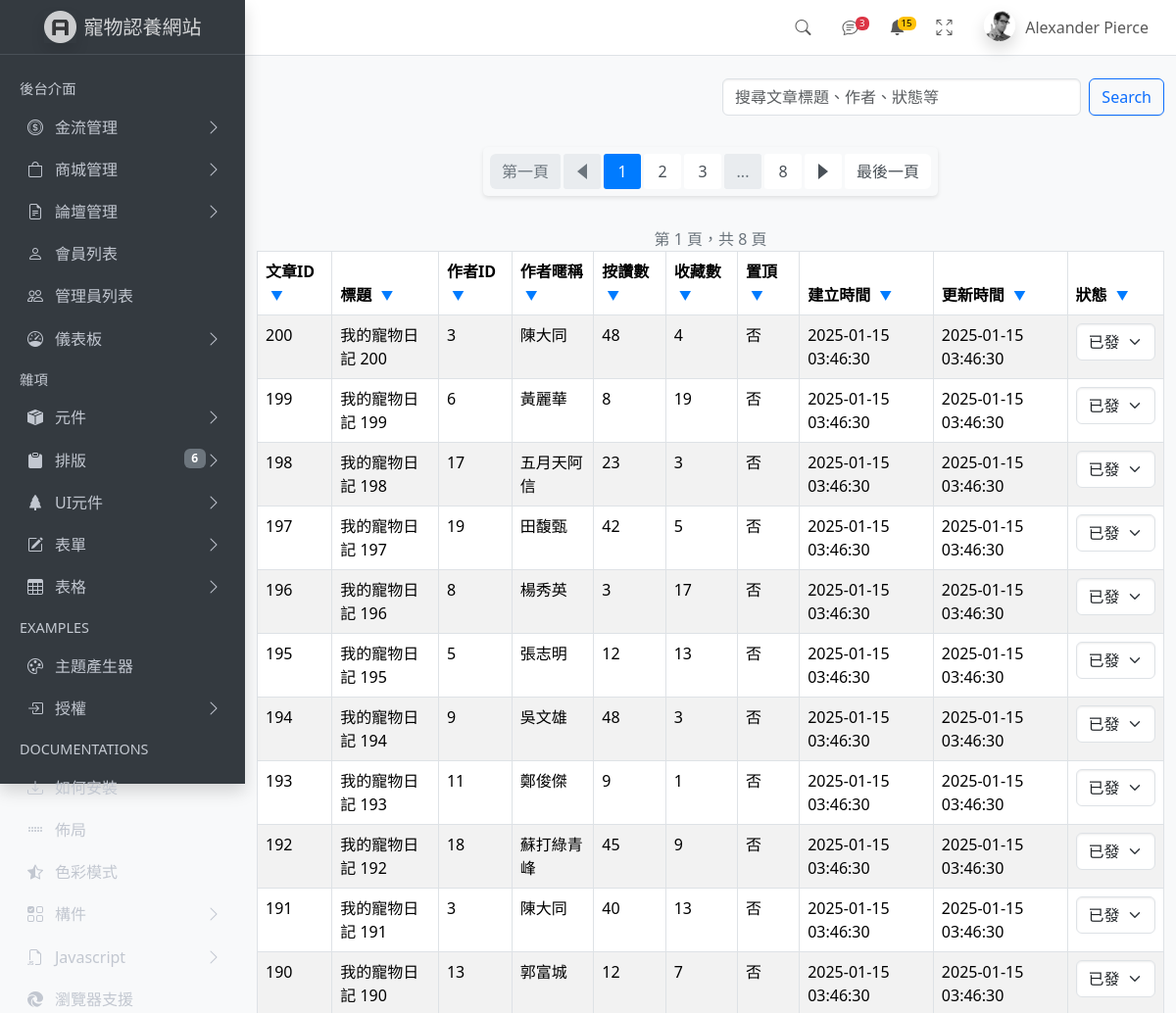
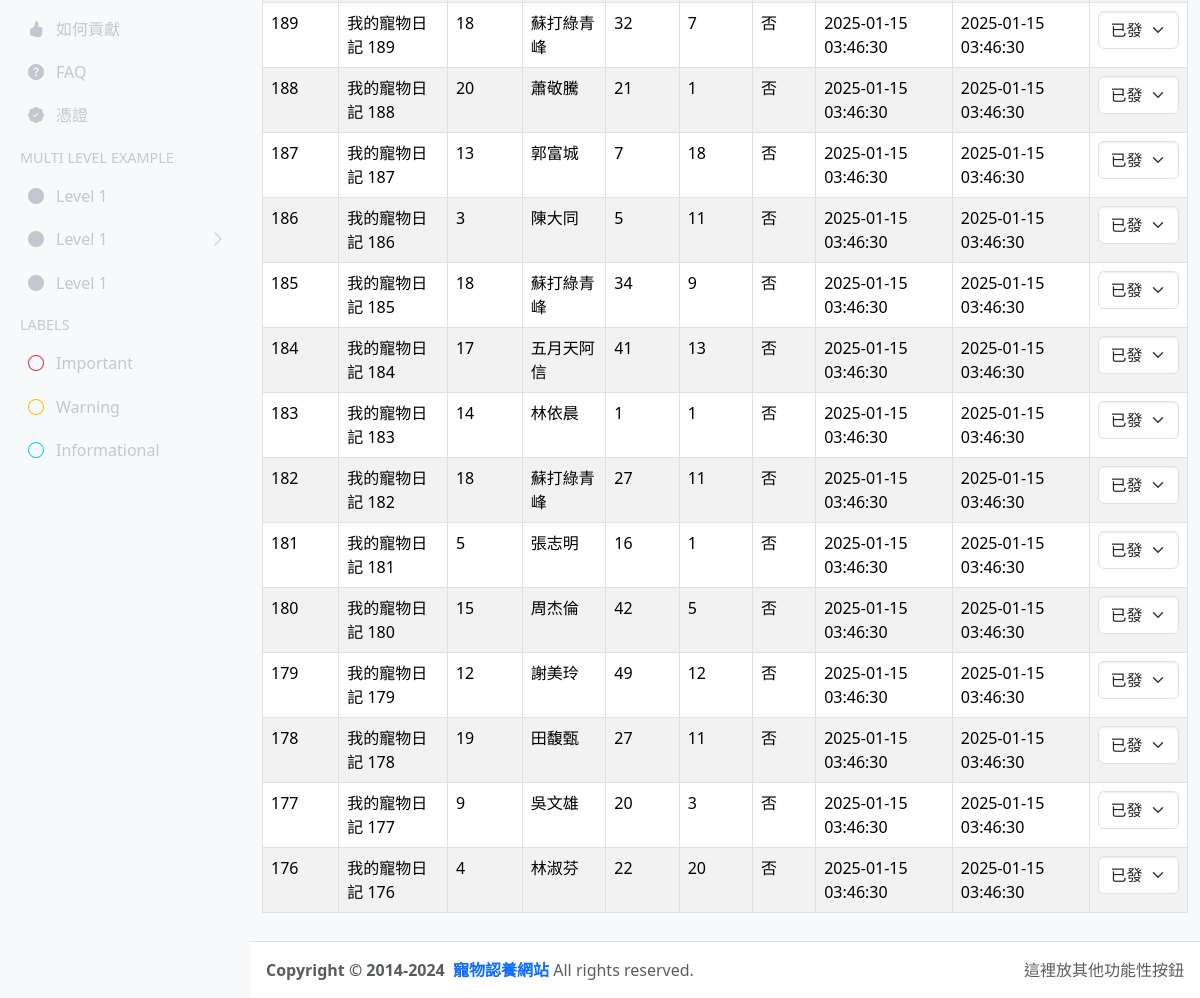
The app's page /dist/pages/forums/post.php with its own data (2 pictures, top to bottom).
### tables this page shows
CREATE TABLE `posts` (
  `id` int NOT NULL,
  `title` varchar(255) NOT NULL,
  `body` text NOT NULL,
  `user_id` int NOT NULL,
  `status` enum('已發佈','被檢舉','已刪除') NOT NULL DEFAULT '已發佈',
  `likes_count` int DEFAULT '0',
  `bookmark_count` int DEFAULT '0',
  `is_pinned` tinyint(1) DEFAULT '0',
  `created_at` timestamp NULL DEFAULT CURRENT_TIMESTAMP,
  `updated_at` timestamp NULL DEFAULT CURRENT_TIMESTAMP ON UPDATE CURRENT_TIMESTAMP
);

CREATE TABLE `users` (
  `user_id` int NOT NULL,
  `user_email` varchar(255) NOT NULL,
  `user_password` varchar(255) NOT NULL,
  `user_name` varchar(255) NOT NULL,
  `user_number` varchar(255) NOT NULL,
  `user_address` varchar(255) NOT NULL,
  `user_birthday` date DEFAULT NULL,
  `user_level` varchar(255) DEFAULT NULL,
  `profile_picture` varchar(255) DEFAULT NULL,
  `user_status` varchar(255) DEFAULT NULL
);

### dist/pages/forums/post.php (the view, shortened to what this page needs)
<?php require __DIR__ . '/../parts/init.php';
$perPage = 25;
$page = isset($_GET['page']) ? intval($_GET['page']) : 1;
$where = ' WHERE 1 ';
$t_sql = "SELECT COUNT(1) FROM `posts` JOIN users ON posts.user_id = users.user_id $where";
$totalRows = $pdo->query($t_sql)->fetch(PDO::FETCH_NUM)[0];
$totalPages = ceil($totalRows / $perPage);
$rows = [];
if ($totalRows > 0) {
  $sql = sprintf("SELECT posts.*, users.user_name FROM posts
  JOIN users ON posts.user_id = users.user_id
  %s ORDER BY is_pinned DESC , posts.id DESC LIMIT %s, %s",
  $where, ($page - 1) * $perPage, $perPage);
$rows = $pdo->query($sql)->fetchAll();
  }
  $pageRange = 2;
  $startPage = max($page - $pageRange, 1);
  $endPage = min($page + $pageRange, $totalPages);
  if ($endPage < $totalPages) {
      $endPage = min($endPage, $totalPages - 1);
  }
  ?>
<?php include ROOT_PATH . 'dist/pages/parts/head.php' ?>
<body class="layout-fixed sidebar-expand-lg bg-body-tertiary">
  <div class="app-wrapper">
    <?php include ROOT_PATH . 'dist/pages/parts/navbar.php' ?>
    <?php include ROOT_PATH . 'dist/pages/parts/sidebar.php' ?>
    <br>
    <main class="app-main pt-5">
    <div class="container">
  <div class="row mt-2">
    <div class="col-6"></div>
    <div class="col-6">
  <form class="d-flex" role="search" id="searchForm">
    <input class="form-control me-2"
      id="searchInput"
      name="keyword"
      value="<?= empty($_GET['keyword']) ? '' : htmlentities($_GET['keyword']) ?>"
      type="search" placeholder="搜尋文章標題、作者、狀態等" aria-label="Search">
    <button class="btn btn-outline-primary" type="submit">Search</button>
  </form>
</div>
  </div>
<div class="custom-pagination-container">
    <nav aria-label="Page navigation" class="custom-pagination">
        <ul class="pagination">
            <li class="page-item <?= $page == 1 ? 'disabled' : '' ?>">
                <a class="page-link" href="?<?php $qs['page'] = 1; echo http_build_query($qs); ?>" aria-label="First">
                    第一頁
                </a>
            </li>
            <li class="page-item <?= $page == 1 ? 'disabled' : '' ?>">
                <a class="page-link prev-page" href="?<?php $qs['page'] = max(1, $page - 1); echo http_build_query($qs); ?>" aria-label="Previous">
                    <span class="triangle-left"></span>
                </a>
            </li>
            <?php for ($i = $startPage; $i <= $endPage; $i++): ?>
                <li class="page-item <?= $i == $page ? 'active' : '' ?>">
                    <a class="page-link" href="?<?php $qs['page'] = $i; echo http_build_query($qs); ?>"><?= $i ?></a>
                </li>
            <?php endfor; ?>
            <?php if ($endPage < $totalPages): ?>
                <?php if ($endPage < $totalPages - 1): ?>
                    <li class="page-item disabled"><span class="page-link">...</span></li>
                <?php endif; ?>
                <li class="page-item"><a class="page-link" href="?<?php $qs['page'] = $totalPages; echo http_build_query($qs); ?>"><?= $totalPages ?></a></li>
            <?php endif; ?>
            <li class="page-item <?= $page == $totalPages ? 'disabled' : '' ?>">
                <a class="page-link next-page" href="?<?php $qs['page'] = min($totalPages, $page + 1); echo http_build_query($qs); ?>" aria-label="Next">
                    <span class="triangle-right"></span>
                </a>
            </li>
            <li class="page-item <?= $page == $totalPages ? 'disabled' : '' ?>">
                <a class="page-link" href="?<?php $qs['page'] = $totalPages; echo http_build_query($qs); ?>" aria-label="Last">
                    最後一頁
                </a>
            </li>
        </ul>
    </nav>
    <div class="pagination-info">
        第 <?= $page ?> 頁，共 <?= $totalPages ?> 頁
    </div>
</div>
  <div class="row">
    <div class="col">
      <table class="table table-bordered table-striped">
      <thead>
      <tr>
        <th>文章ID <button class="sort-btn" data-column="id"></button></th>
        <th>標題 <button class="sort-btn" data-column="title"></button></th>
        <th>作者ID <button class="sort-btn" data-column="user_id"></button></th>
        <th>作者暱稱 <button class="sort-btn" data-column="user_name"></button></th>
        <th>按讚數 <button class="sort-btn" data-column="likes_count"></button></th>
        <th>收藏數 <button class="sort-btn" data-column="bookmark_count"></button></th>
        <th>置頂 <button class="sort-btn" data-column="is_pinned"></button></th>
        <th>建立時間 <button class="sort-btn" data-column="created_at"></button></th>
        <th>更新時間 <button class="sort-btn" data-column="updated_at"></button></th>
        <th>狀態 <button class="sort-btn" data-column="status"></button></th>
      </tr>
      </thead>
        <tbody>
          <?php foreach ($rows as $r): ?>
            <tr>
              <td><?= $r['id'] ?></td>
              <td><?= htmlentities($r['title']) ?></td>
              <td><?= htmlentities($r['user_id']) ?></td>
              <td><?= htmlentities($r['user_name']) ?></td>
              <td><?= $r['likes_count'] ?></td>
              <td><?= $r['bookmark_count'] ?></td>
              <td><?= $r['is_pinned'] ? '是' : '否' ?></td>
              <td><?= $r['created_at'] ?></td>
              <td><?= $r['updated_at'] ?></td>
              <td>
                <select class="form-select status-select" data-post-id="<?= $r['id'] ?>" data-original-status="<?= $r['status'] ?>">
                <option value="已發佈" <?= $r['status'] == '已發佈' ? 'selected' : '' ?>>已發佈</option>
              </select>
              </td>
            </tr>
          <?php endforeach; ?>
        </tbody>
      </table>
    </div>
  </div>
</div>
    </main>
    <?php include ROOT_PATH . 'dist/pages/parts/footer.php' ?>
  </div>
</body>
</html>

### dist/pages/forums/post.php (style rules this page uses)
.sort-btn { background: none; border: none; cursor: pointer; padding: 0 5px; font-size: 0.8em; color: #007bff; }
.sort-btn:not(.asc)::after { content: ' ▼'; }
.custom-pagination-container { display: flex; flex-direction: column; align-items: center; margin-top: 2rem; }
.custom-pagination .pagination { display: inline-flex; flex-wrap: wrap; justify-content: center; background-color: #f8f9fa; padding: 5px; border-radius: 5px; box-shadow: 0 2px 4px rgba(0, 0, 0, 0.1); }
.custom-pagination .page-item { margin: 2px; }
.custom-pagination .page-link { border: none; color: #495057; border-radius: 3px; padding: 6px 12px; display: flex; align-items: center; justify-content: center; transition: all 0.3s ease; min-width: 38px; text-align: center; }
.custom-pagination .page-item.active .page-link, .custom-pagination .page-link:hover:not(.disabled) { background-color: #007bff; color: #fff; }
.custom-pagination .page-item.disabled .page-link { color: #6c757d; pointer-events: none; background-color: #e9ecef; }
.pagination-info { margin-top: 1rem; color: #6c757d; }
.triangle-left, .triangle-right { width: 0; height: 0; border-top: 8px solid transparent; border-bottom: 8px solid transparent; position: relative; top: 0px; }
.triangle-left { border-right: 10px solid #495057; }
.triangle-right { border-left: 10px solid #495057; }
.page-item.disabled .triangle-left { border-right-color: #6c757d; }
.prev-page, .next-page { padding: 6px 8px; display: flex; align-items: center; justify-content: center; height: 100%; }

### records on screen
posts: id "200", title "我的寵物日記 200", user "3", user.user_name "陳大同", likes_count "48", bookmark_count "4", is_pinned "否", created_at "2025-01-15 03:46:30", updated_at "2025-01-15 03:46:30", status+id "已發佈"
posts: id "199", title "我的寵物日記 199", user "6", user.user_name "黃麗華", likes_count "8", bookmark_count "19", is_pinned "否", created_at "2025-01-15 03:46:30", updated_at "2025-01-15 03:46:30", status+id "已發佈"
posts: id "198", title "我的寵物日記 198", user "17", user.user_name "五月天阿信", likes_count "23", bookmark_count "3", is_pinned "否", created_at "2025-01-15 03:46:30", updated_at "2025-01-15 03:46:30", status+id "已發佈"
posts: id "197", title "我的寵物日記 197", user "19", user.user_name "田馥甄", likes_count "42", bookmark_count "5", is_pinned "否", created_at "2025-01-15 03:46:30", updated_at "2025-01-15 03:46:30", status+id "已發佈"
posts: id "196", title "我的寵物日記 196", user "8", user.user_name "楊秀英", likes_count "3", bookmark_count "17", is_pinned "否", created_at "2025-01-15 03:46:30", updated_at "2025-01-15 03:46:30", status+id "已發佈"
posts: id "195", title "我的寵物日記 195", user "5", user.user_name "張志明", likes_count "12", bookmark_count "13", is_pinned "否", created_at "2025-01-15 03:46:30", updated_at "2025-01-15 03:46:30", status+id "已發佈"
posts: id "194", title "我的寵物日記 194", user "9", user.user_name "吳文雄", likes_count "48", bookmark_count "3", is_pinned "否", created_at "2025-01-15 03:46:30", updated_at "2025-01-15 03:46:30", status+id "已發佈"
posts: id "193", title "我的寵物日記 193", user "11", user.user_name "鄭俊傑", likes_count "9", bookmark_count "1", is_pinned "否", created_at "2025-01-15 03:46:30", updated_at "2025-01-15 03:46:30", status+id "已發佈"
posts: id "192", title "我的寵物日記 192", user "18", user.user_name "蘇打綠青峰", likes_count "45", bookmark_count "9", is_pinned "否", created_at "2025-01-15 03:46:30", updated_at "2025-01-15 03:46:30", status+id "已發佈"
posts: id "191", title "我的寵物日記 191", user "3", user.user_name "陳大同", likes_count "40", bookmark_count "13", is_pinned "否", created_at "2025-01-15 03:46:30", updated_at "2025-01-15 03:46:30", status+id "已發佈"
posts: id "190", title "我的寵物日記 190", user "13", user.user_name "郭富城", likes_count "12", bookmark_count "7", is_pinned "否", created_at "2025-01-15 03:46:30", updated_at "2025-01-15 03:46:30", status+id "已發佈"
posts: id "189", title "我的寵物日記 189", user "18", user.user_name "蘇打綠青峰", likes_count "32", bookmark_count "7", is_pinned "否", created_at "2025-01-15 03:46:30", updated_at "2025-01-15 03:46:30", status+id "已發佈"
posts: id "188", title "我的寵物日記 188", user "20", user.user_name "蕭敬騰", likes_count "21", bookmark_count "1", is_pinned "否", created_at "2025-01-15 03:46:30", updated_at "2025-01-15 03:46:30", status+id "已發佈"
posts: id "187", title "我的寵物日記 187", user "13", user.user_name "郭富城", likes_count "7", bookmark_count "18", is_pinned "否", created_at "2025-01-15 03:46:30", updated_at "2025-01-15 03:46:30", status+id "已發佈"
posts: id "186", title "我的寵物日記 186", user "3", user.user_name "陳大同", likes_count "5", bookmark_count "11", is_pinned "否", created_at "2025-01-15 03:46:30", updated_at "2025-01-15 03:46:30", status+id "已發佈"
posts: id "185", title "我的寵物日記 185", user "18", user.user_name "蘇打綠青峰", likes_count "34", bookmark_count "9", is_pinned "否", created_at "2025-01-15 03:46:30", updated_at "2025-01-15 03:46:30", status+id "已發佈"
posts: id "184", title "我的寵物日記 184", user "17", user.user_name "五月天阿信", likes_count "41", bookmark_count "13", is_pinned "否", created_at "2025-01-15 03:46:30", updated_at "2025-01-15 03:46:30", status+id "已發佈"
posts: id "183", title "我的寵物日記 183", user "14", user.user_name "林依晨", likes_count "1", bookmark_count "1", is_pinned "否", created_at "2025-01-15 03:46:30", updated_at "2025-01-15 03:46:30", status+id "已發佈"
posts: id "182", title "我的寵物日記 182", user "18", user.user_name "蘇打綠青峰", likes_count "27", bookmark_count "11", is_pinned "否", created_at "2025-01-15 03:46:30", updated_at "2025-01-15 03:46:30", status+id "已發佈"
posts: id "181", title "我的寵物日記 181", user "5", user.user_name "張志明", likes_count "16", bookmark_count "1", is_pinned "否", created_at "2025-01-15 03:46:30", updated_at "2025-01-15 03:46:30", status+id "已發佈"
posts: id "180", title "我的寵物日記 180", user "15", user.user_name "周杰倫", likes_count "42", bookmark_count "5", is_pinned "否", created_at "2025-01-15 03:46:30", updated_at "2025-01-15 03:46:30", status+id "已發佈"
posts: id "179", title "我的寵物日記 179", user "12", user.user_name "謝美玲", likes_count "49", bookmark_count "12", is_pinned "否", created_at "2025-01-15 03:46:30", updated_at "2025-01-15 03:46:30", status+id "已發佈"
posts: id "178", title "我的寵物日記 178", user "19", user.user_name "田馥甄", likes_count "27", bookmark_count "11", is_pinned "否", created_at "2025-01-15 03:46:30", updated_at "2025-01-15 03:46:30", status+id "已發佈"
posts: id "177", title "我的寵物日記 177", user "9", user.user_name "吳文雄", likes_count "20", bookmark_count "3", is_pinned "否", created_at "2025-01-15 03:46:30", updated_at "2025-01-15 03:46:30", status+id "已發佈"
posts: id "176", title "我的寵物日記 176", user "4", user.user_name "林淑芬", likes_count "22", bookmark_count "20", is_pinned "否", created_at "2025-01-15 03:46:30", updated_at "2025-01-15 03:46:30", status+id "已發佈"

### other values on screen
$totalPages "8"
$page "1"
